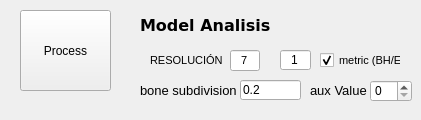
              <widget class="QWidget" name="tab_9">
               <attribute name="title">
                <string>Preprocess</string>
               </attribute>
               <widget class="QLineEdit" name="gridResolutionIn">
                <property name="geometry">
                 <rect>
                  <x>230</x>
                  <y>50</y>
                  <width>30</width>
                  <height>21</height>
                 </rect>
                </property>
                <property name="font">
                 <font>
                  <pointsize>8</pointsize>
                 </font>
                </property>
                <property name="text">
                 <string>7</string>
                </property>
                <property name="alignment">
                 <set>Qt::AlignCenter</set>
                </property>
               </widget>
               <widget class="QLabel" name="label_4">
                <property name="geometry">
                 <rect>
                  <x>150</x>
                  <y>50</y>
                  <width>80</width>
                  <height>20</height>
                 </rect>
                </property>
                <property name="font">
                 <font>
                  <pointsize>8</pointsize>
                  <weight>50</weight>
                  <bold>false</bold>
                 </font>
                </property>
                <property name="text">
                 <string>RESOLUCIÓN</string>
                </property>
               </widget>
               <widget class="QLabel" name="label_15">
                <property name="geometry">
                 <rect>
                  <x>140</x>
                  <y>10</y>
                  <width>241</width>
                  <height>31</height>
                 </rect>
                </property>
                <property name="font">
                 <font>
                  <family>Verdana</family>
                  <pointsize>12</pointsize>
                  <weight>75</weight>
                  <bold>true</bold>
                 </font>
                </property>
                <property name="text">
                 <string>Model Analisis</string>
                </property>
               </widget>
               <widget class="QLineEdit" name="sceneScale">
                <property name="geometry">
                 <rect>
                  <x>280</x>
                  <y>50</y>
                  <width>31</width>
                  <height>20</height>
                 </rect>
                </property>
                <property name="text">
                 <string>1</string>
                </property>
                <property name="alignment">
                 <set>Qt::AlignCenter</set>
                </property>
               </widget>
               <widget class="QCheckBox" name="metricUsedCheck">
                <property name="geometry">
                 <rect>
                  <x>320</x>
                  <y>50</y>
                  <width>81</width>
                  <height>20</height>
                 </rect>
                </property>
                <property name="font">
                 <font>
                  <pointsize>8</pointsize>
                 </font>
                </property>
                <property name="text">
                 <string>metric (BH/E)</string>
                </property>
                <property name="checked">
                 <bool>true</bool>
                </property>
               </widget>
               <widget class="QSpinBox" name="auxValueInt">
                <property name="geometry">
                 <rect>
                  <x>370</x>
                  <y>80</y>
                  <width>42</width>
                  <height>22</height>
                 </rect>
                </property>
                <property name="maximum">
                 <number>10000</number>
                </property>
                <property name="value">
                 <number>0</number>
                </property>
               </widget>
               <widget class="QLineEdit" name="bonesSubdivisionRatio">
                <property name="geometry">
                 <rect>
                  <x>240</x>
                  <y>80</y>
                  <width>61</width>
                  <height>20</height>
                 </rect>
                </property>
                <property name="text">
                 <string>0.2</string>
                </property>
                <property name="readOnly">
                 <bool>false</bool>
                </property>
               </widget>
               <widget class="QLabel" name="label_19">
                <property name="geometry">
                 <rect>
                  <x>310</x>
                  <y>70</y>
                  <width>61</width>
                  <height>41</height>
                 </rect>
                </property>
                <property name="font">
                 <font>
                  <pointsize>10</pointsize>
                 </font>
                </property>
                <property name="text">
                 <string>aux Value</string>
                </property>
               </widget>
               <widget class="QLabel" name="label_20">
                <property name="geometry">
                 <rect>
                  <x>140</x>
                  <y>70</y>
                  <width>101</width>
                  <height>40</height>
                 </rect>
                </property>
                <property name="font">
                 <font>
                  <pointsize>10</pointsize>
                 </font>
                </property>
                <property name="text">
                 <string>bone subdivision</string>
                </property>
               </widget>
               <widget class="QPushButton" name="voxelization_btn">
                <property name="geometry">
                 <rect>
                  <x>20</x>
                  <y>10</y>
                  <width>91</width>
                  <height>81</height>
                 </rect>
                </property>
                <property name="text">
                 <string>Process</string>
                </property>
               </widget>
              </widget>
